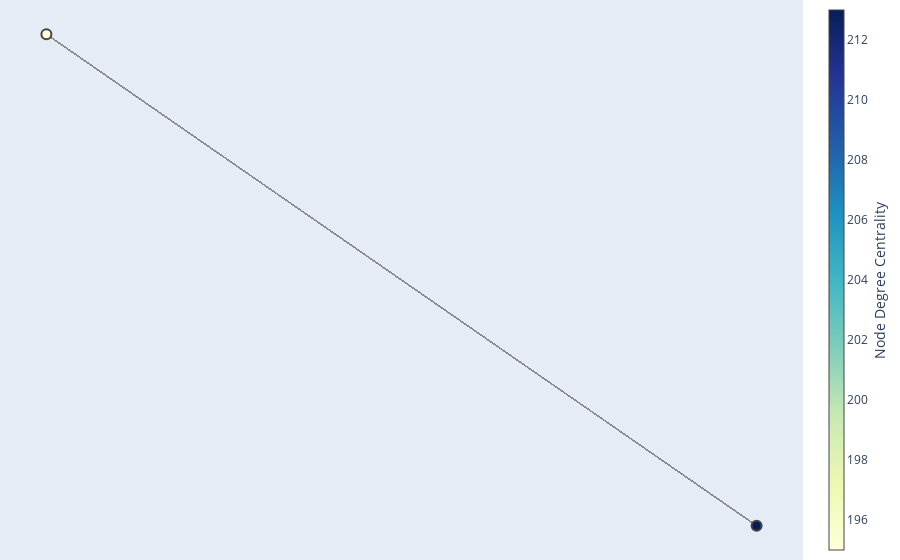

The code cell stored with this chart in its notebook:
### Code cell
create_email_graph(df, 'kate@pax.com')

### Figure 1 — Plotly figure (JSON) as saved in the notebook; plotly's stock layout.template omitted (floating-point values rounded to 4 significant figures; data arrays with more than 128 entries replaced by an {"elided": "..."} marker saying what was removed)
{"data": [{"hoverinfo": "text", "line": {"color": "#888", "width": 0.5}, "mode": "lines", "text": {"elided": "612 str values"}, "type": "scatter", "x": {"elided": "612 float values"}, "y": {"elided": "612 float values"}}, {"hoverinfo": "text", "marker": {"color": [195, 213], "colorbar": {"thickness": 15, "title": {"side": "right", "text": "Node Degree Centrality"}, "xanchor": "left"}, "colorscale": [[0, "rgb(255,255,217)"], [0.125, "rgb(237,248,177)"], [0.25, "rgb(199,233,180)"], [0.375, "rgb(127,205,187)"], [0.5, "rgb(65,182,196)"], [0.625, "rgb(29,145,192)"], [0.75, "rgb(34,94,168)"], [0.875, "rgb(37,52,148)"], [1, "rgb(8,29,88)"]], "line": {"width": 2}, "showscale": true, "size": 10}, "mode": "markers", "text": ["Node: kate@pax.com<br># of Outgoing Connections: 0<br># of Incoming Connections: 195", "Node: jono@pax.com<br># of Outgoing Connections: 204<br># of Incoming Connections: 9"], "type": "scatter", "x": [-1, 1.0], "y": [0.9849, -0.9849]}], "layout": {"hovermode": "closest", "margin": {"b": 0, "l": 0, "r": 0, "t": 0}, "showlegend": false, "xaxis": {"showgrid": false, "showticklabels": false, "zeroline": false}, "yaxis": {"showgrid": false, "showticklabels": false, "zeroline": false}}}
